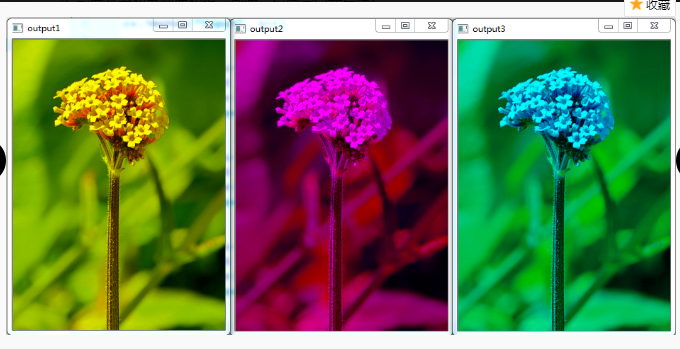
//> input picture opencv研习社/code_008/0083.png, 680 x 349 px, given in place of flower.png, which was not available
$ ./opencv_008   (built with g++ and OpenCV 4)
//> lines starting //> are read from the running program, lines starting //| are printed output that depends on the picture; pictures that were not available may be replaced by others from this repository, and a replacement may not be noted
#include <opencv2/opencv.hpp>
#include <iostream>

using namespace cv;
using namespace std;

int main(int argc, const char *argv[])
{
	Mat src = imread("D:/vcprojects/images/flower.png");
//> src is the input picture: 349 rows x 680 cols, CV_8UC3; mean B, G, R 83.6, 121.3, 105.4
	if (src.empty()) {
		printf("could not load image...\n");
		return -1;
	}
	namedWindow("input", WINDOW_AUTOSIZE);
	imshow("input", src);

	vector<Mat> mv;
	Mat dst1, dst2, dst3;
	// 蓝色通道为零
	split(src, mv);
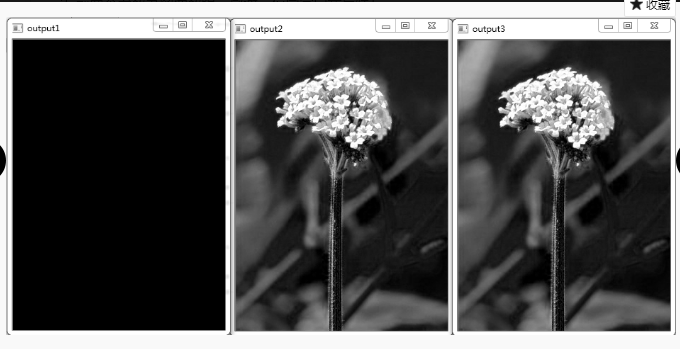
//> mv[0]: 349 rows x 680 cols, CV_8UC1; min 0, max 255, mean 83.6
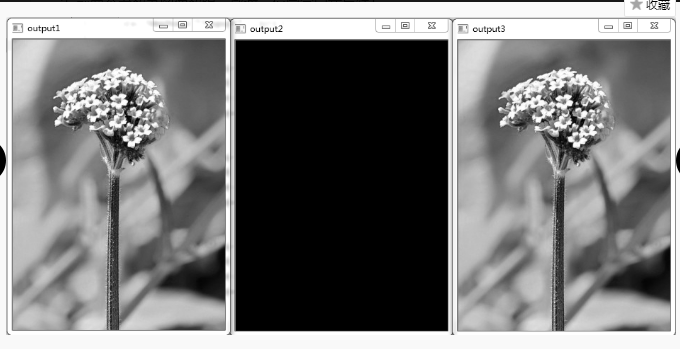
//> mv[1]: 349 rows x 680 cols, CV_8UC1; min 0, max 255, mean 121.3
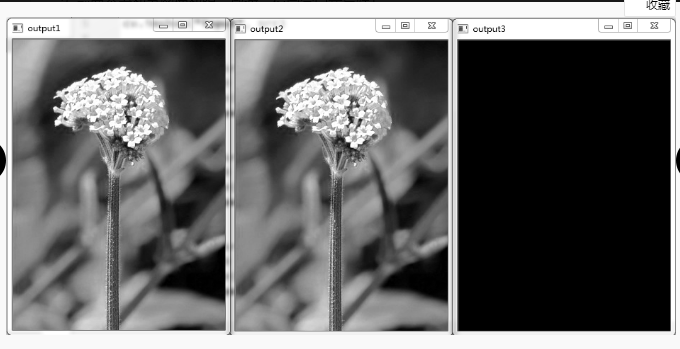
//> mv[2]: 349 rows x 680 cols, CV_8UC1; min 0, max 255, mean 105.4
	mv[0] = Scalar(0);
//> mv[0]: 349 rows x 680 cols, CV_8UC1; every value is 0
	merge(mv, dst1);
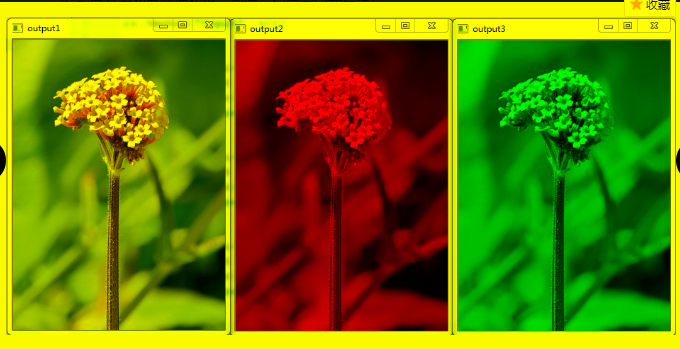
//> dst1: 349 rows x 680 cols, CV_8UC3; mean B, G, R 0, 121.3, 105.4
	imshow("output1", dst1);

	// 绿色通道为零
	split(src, mv);
	mv[1] = Scalar(0);
	merge(mv, dst2);
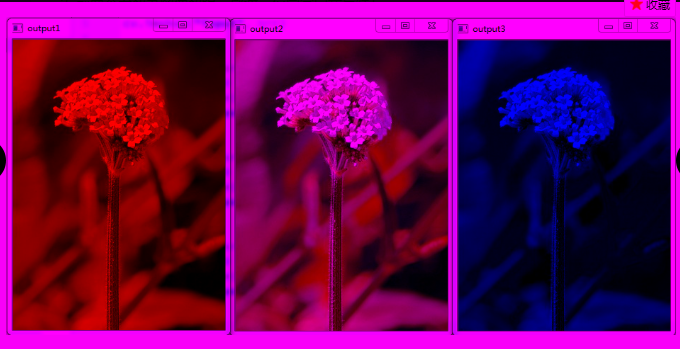
//> dst2: 349 rows x 680 cols, CV_8UC3; mean B, G, R 83.6, 0, 105.4
	imshow("output2", dst2);

	// 红色通道为零
	split(src, mv);
	mv[2] = Scalar(0);
	merge(mv, dst3);
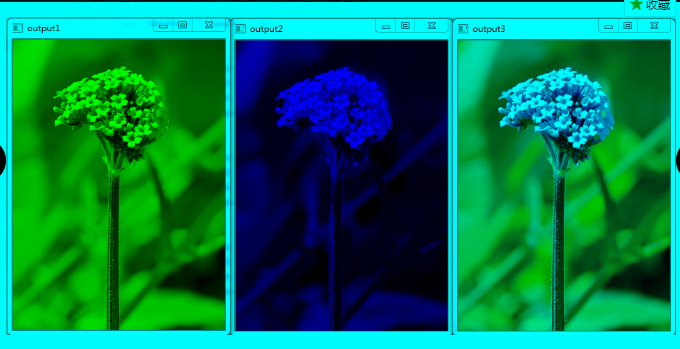
//> dst3: 349 rows x 680 cols, CV_8UC3; mean B, G, R 83.6, 121.3, 0
	imshow("output3", dst3);

	waitKey(0);
	return 0;
}
